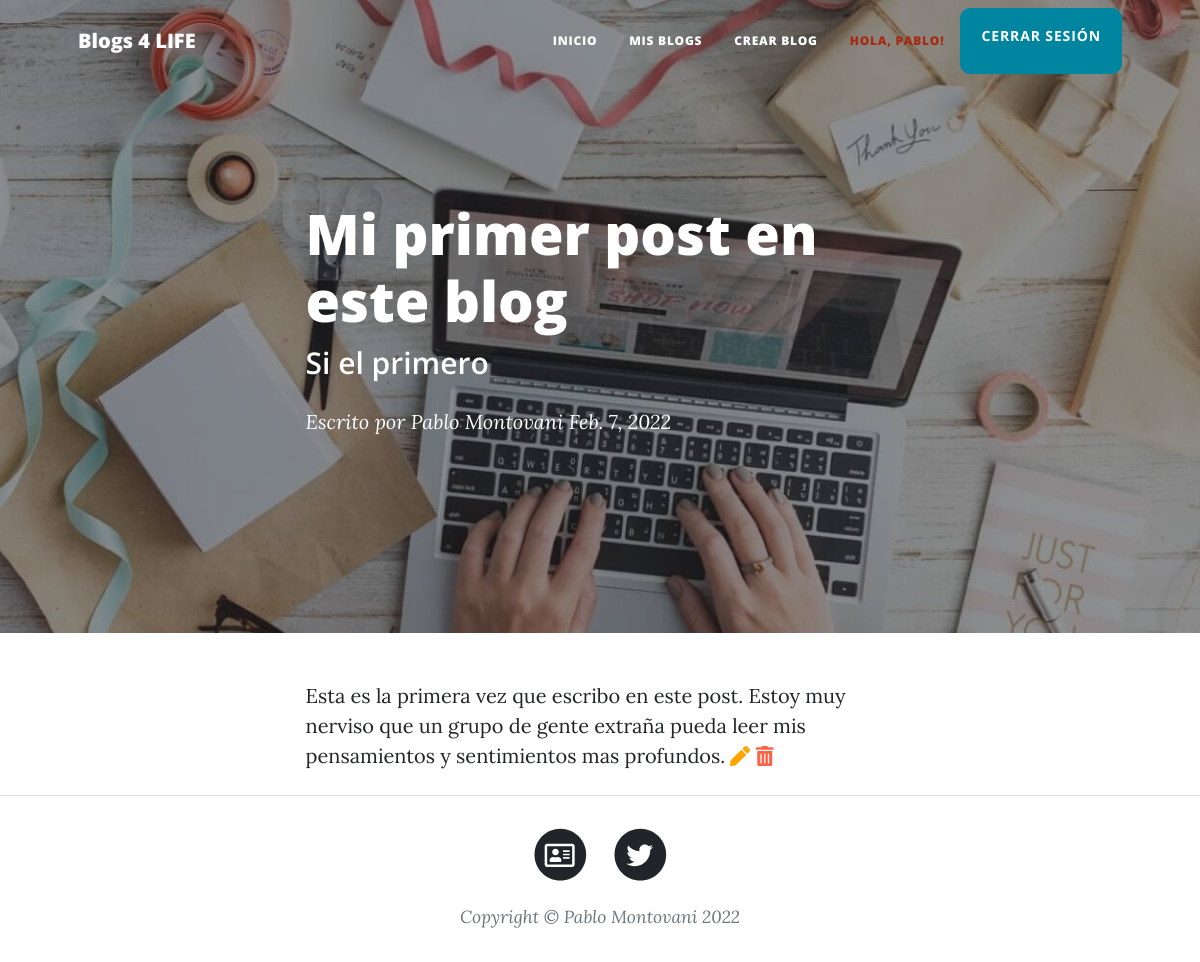
The page /Blog/ver/1 (signed in) on the database its author committed.
### BlogApp/models.py (models this page shows)
class Blog(Model):
    titulo= CharField(max_length=50)
    subtitulo= CharField(max_length=50)
    user = ForeignKey(User, on_delete=CASCADE)
    fecha= DateField()
    contenido= CharField(max_length=1000)
    imagen= ImageField(upload_to='imagenes', null=True, blank=True)

### BlogApp/views.py (the view)
# urls.py: path('Blog/ver/<pk>', BlogDetailView.as_view(), name='blog_ver'),
class BlogDetailView(LoginRequiredMixin, DetailView):
    model = Blog
    template_name = 'BlogApp/ver_blog.html'
    context_object_name = 'blog'

### templates/BlogApp/ver_blog.html (shortened to what this page needs)
{% extends "BlogApp/padre.html" %}
{% load static %}
{% block ContenidoPrincipal %}
    <header class="masthead" style="background-image: url(../../media/{{blog.imagen}})">
        <div class="container position-relative px-4 px-lg-5">
            <div class="row gx-4 gx-lg-5 justify-content-center">
                <div class="col-md-10 col-lg-8 col-xl-7">
                    <div class="post-heading">
                        <h1>{{blog.titulo}}</h1>
                        <h2 class="subheading">{{blog.subtitulo}}</h2>
                        <span class="meta">
                            Escrito por
                            {% if blog.user.last_name %}
                                    <a href="#!">{{blog.user.first_name}} {{blog.user.last_name}}</a>
                            {% else %}
                                    <a href="#!">{{blog.user}}</a>
                            {% endif %}
                            {{blog.fecha}}
                        </span>
                    </div>
                </div>
            </div>
        </div>
    </header>
    <article class="mb-4">
        <div class="container px-4 px-lg-5">
            <div class="row gx-4 gx-lg-5 justify-content-center">
                <div class="col-md-10 col-lg-8 col-xl-7">
                    {{blog.contenido}}
                    {% if blog.user == user %}
                        <a style="font-size: 1em; color: orange;" href="">
                            <i class="fas fa-pen"></i>
                        </a>
                        <a style="font-size: 1em; color: Tomato;" href="">
                            <i class="fas fa-trash-alt"></i>
                        </a>
                    {% endif %}
                </div>
            </div>
        </div>
    </article>
{% endblock %}

### templates/BlogApp/padre.html (shortened to what this page needs)
<!DOCTYPE html>
<html lang="en">
    <head>
        {% load static %}
        <link href="{%static 'BlogApp/css/styles.css' %}" rel="stylesheet" />
    </head>
    <body>
        <nav class="navbar navbar-expand-lg navbar-light" id="mainNav">
            <div class="container px-4 px-lg-5">
                <a class="navbar-brand" href="{% url 'inicio' %}">Blogs 4 LIFE</a>
                <div class="collapse navbar-collapse" id="navbarResponsive">
                    <ul class="navbar-nav ms-auto py-4 py-lg-0">
                        <li class="nav-item"><a class="nav-link px-lg-3 py-3 py-lg-4" href="{% url 'inicio' %}">Inicio</a></li>
                        <li class="nav-item"><a class="nav-link px-lg-3 py-3 py-lg-4" href="{% url 'mis_blogs' %}">Mis Blogs</a></li>
                        <li class="nav-item"><a class="nav-link px-lg-3 py-3 py-lg-4" href="">Crear Blog</a></li>
                        {% if user.is_authenticated %}
                            <li class="nav-item"><a class="nav-link nav-link-user px-lg-3 py-3 py-lg-4" href="">Hola, {{user.username}}!</a></li>
                            <a class="btn btn-primary" href="{% url 'logout' %}">CERRAR SESIÓN</a>
                        {% endif %}
                    </ul>
                </div>
            </div>
        </nav>
        {% block ContenidoPrincipal %}
        {% endblock %}
        <footer class="border-top">
            <div class="container px-4 px-lg-5">
                <div class="row gx-4 gx-lg-5 justify-content-center">
                    <div class="col-md-10 col-lg-8 col-xl-7">
                        <ul class="list-inline text-center">
                            <li class="list-inline-item">
                                <a href="{% url 'about_me' %}">
                                    <span class="fa-stack fa-lg">
                                        <i class="fas fa-circle fa-stack-2x"></i>
                                        <i class="far fa-address-card fa-stack-1x fa-inverse"></i>
                                    </span>
                                </a>
                            </li>
                            <li class="list-inline-item">
                                <a href="https://twitter.com/emanuel11">
                                    <span class="fa-stack fa-lg">
                                        <i class="fas fa-circle fa-stack-2x"></i>
                                        <i class="fab fa-twitter fa-stack-1x fa-inverse"></i>
                                    </span>
                                </a>
                            </li>
                        </ul>
                        <div class="small text-center text-muted fst-italic">Copyright &copy; Pablo Montovani 2022</div>
                    </div>
                </div>
            </div>
        </footer>
    </body>
</html>

### rows shown on the page
Blog: imagen (picture), titulo "Mi primer post en este blog", subtitulo "Si el primero", user.first_name "Pablo", user.last_name "Montovani", fecha "Feb. 7, 2022", contenido "Esta es la primera vez que escribo en este post. Estoy muy nerviso que un grupo de gente extraña pueda leer mis pensamientos y sentimientos mas profundos."

### other values the page prints
{{ user.username }} "PABLO"
